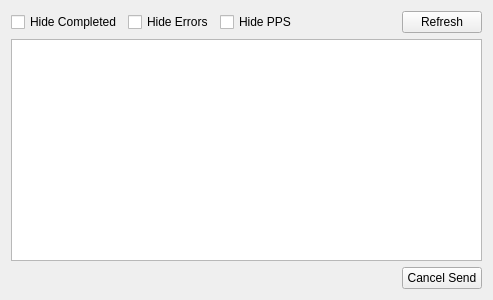
<?xml version="1.0" encoding="UTF-8"?>
<ui version="4.0">
 <class>TransferLogForm</class>
 <widget class="QWidget" name="TransferLogForm">
  <property name="geometry">
   <rect>
    <x>0</x>
    <y>0</y>
    <width>493</width>
    <height>300</height>
   </rect>
  </property>
  <property name="windowTitle">
   <string>Form</string>
  </property>
  <layout class="QVBoxLayout" name="verticalLayout">
   <item>
    <layout class="QHBoxLayout" name="horizontalLayout">
     <item>
      <widget class="QCheckBox" name="checkBox_2">
       <property name="text">
        <string>Hide Completed</string>
       </property>
      </widget>
     </item>
     <item>
      <widget class="QCheckBox" name="checkBox_3">
       <property name="text">
        <string>Hide Errors</string>
       </property>
      </widget>
     </item>
     <item>
      <widget class="QCheckBox" name="checkBox_4">
       <property name="text">
        <string>Hide PPS</string>
       </property>
      </widget>
     </item>
     <item>
      <spacer name="horizontalSpacer">
       <property name="orientation">
        <enum>Qt::Horizontal</enum>
       </property>
       <property name="sizeHint" stdset="0">
        <size>
         <width>40</width>
         <height>20</height>
        </size>
       </property>
      </spacer>
     </item>
     <item>
      <widget class="QPushButton" name="pushButton">
       <property name="text">
        <string>Refresh</string>
       </property>
      </widget>
     </item>
    </layout>
   </item>
   <item>
    <widget class="QTableView" name="tableView"/>
   </item>
   <item>
    <layout class="QHBoxLayout" name="horizontalLayout_2">
     <item>
      <spacer name="horizontalSpacer_2">
       <property name="orientation">
        <enum>Qt::Horizontal</enum>
       </property>
       <property name="sizeHint" stdset="0">
        <size>
         <width>40</width>
         <height>20</height>
        </size>
       </property>
      </spacer>
     </item>
     <item>
      <widget class="QPushButton" name="pushButton_3">
       <property name="text">
        <string>Cancel Send</string>
       </property>
      </widget>
     </item>
    </layout>
   </item>
  </layout>
 </widget>
 <resources/>
 <connections/>
</ui>
